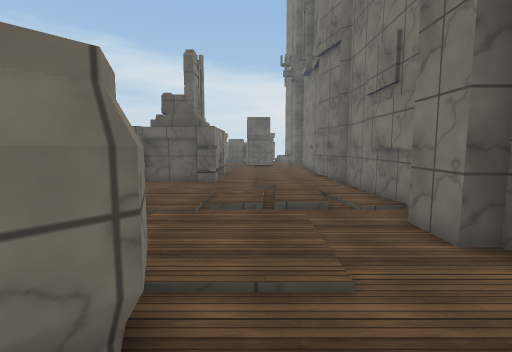
View 1 (above)

21 first-person views from a walk through a scene from a Unity 3-D project. The camera is 1.5 m above the floor, tilts 6° down and sees 85° across. The floor is counted in squares, 1 m on a side. Each view is taken from the middle of a square. On the plan, view 1 faces up. The plan holds only what a view shows up to about 14 squares ahead; the rest is blank. The place goes on beyond the plan. Surface patterns are stand-ins for the level's own textures.

View 2
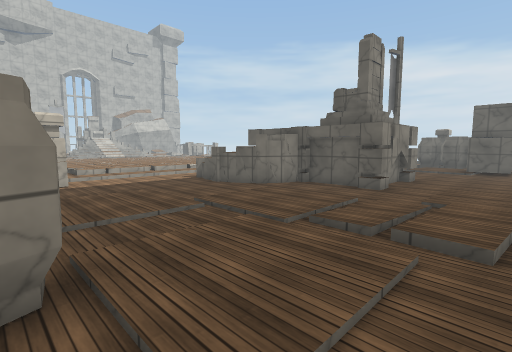

View 3
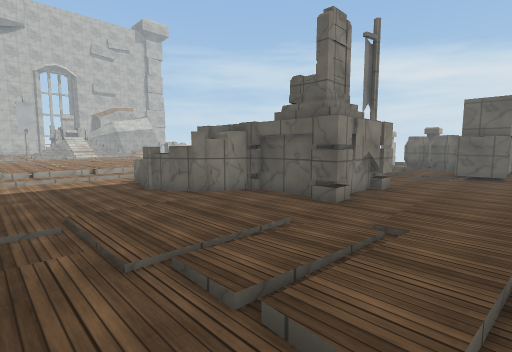

View 4
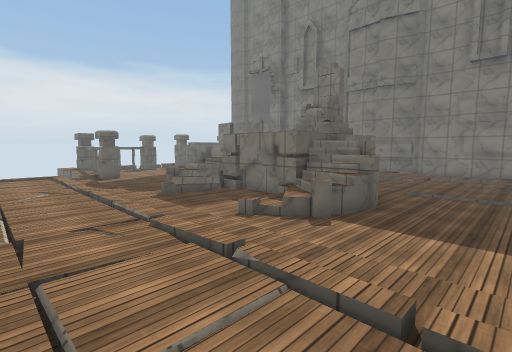

View 5
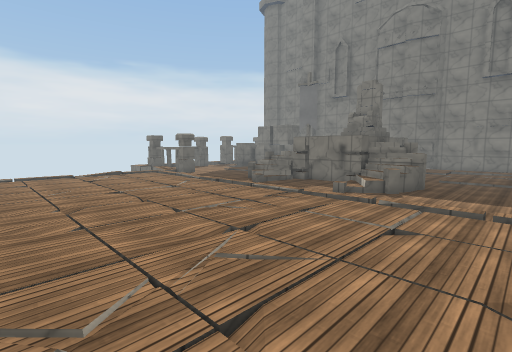

View 6
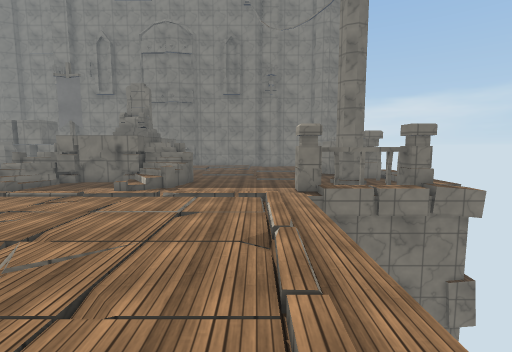

View 7
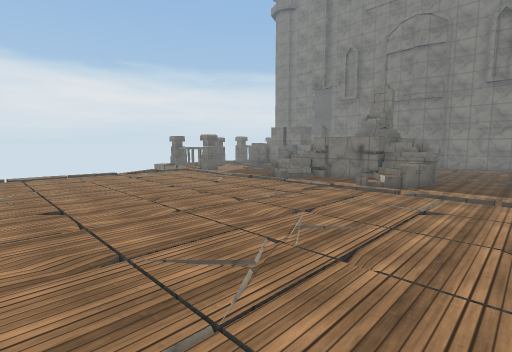

View 8
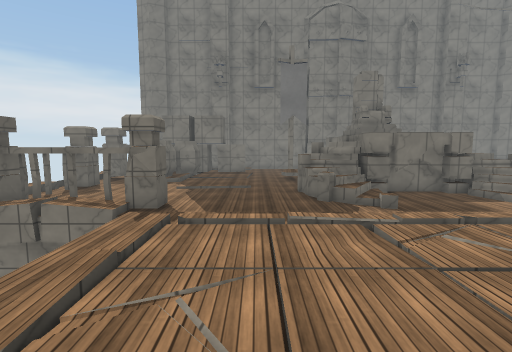

View 9
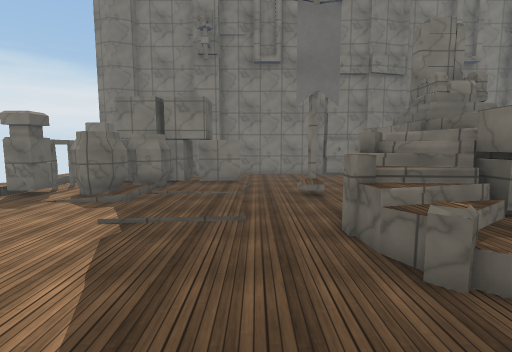

View 10
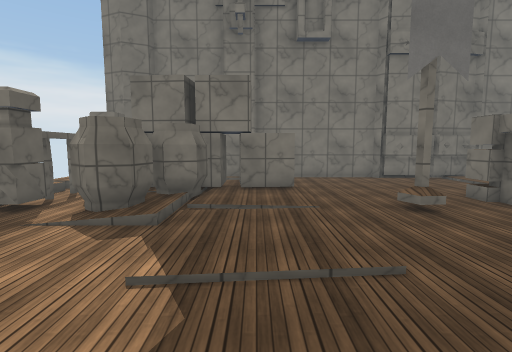

View 11
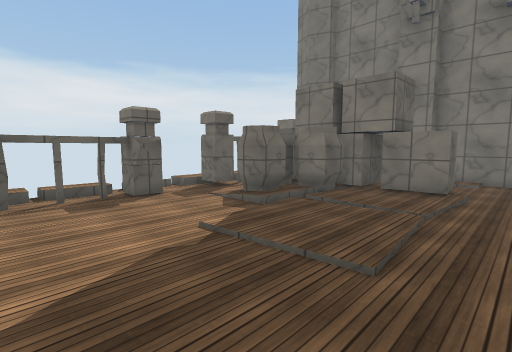

View 12
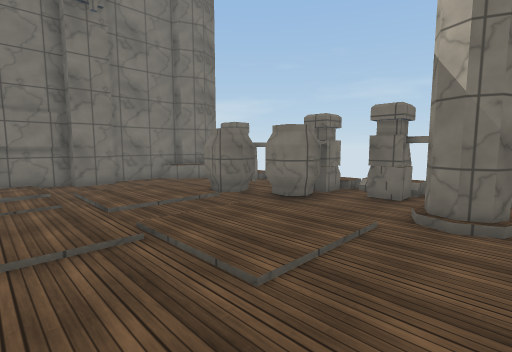

View 13
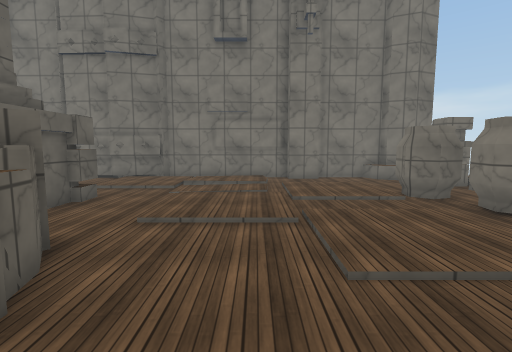

View 14
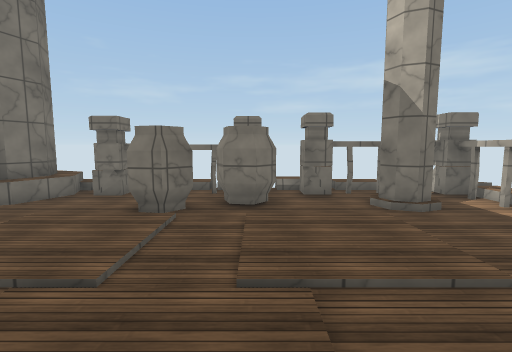

View 15
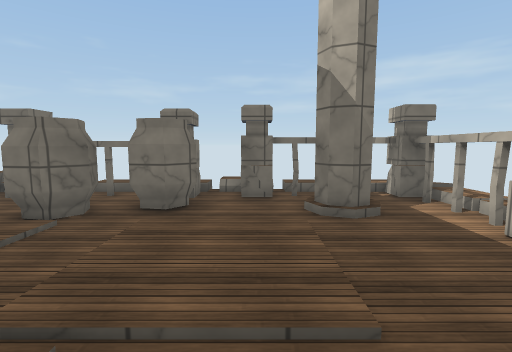

View 16
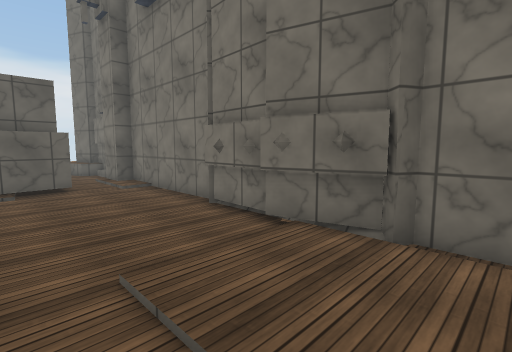

View 17
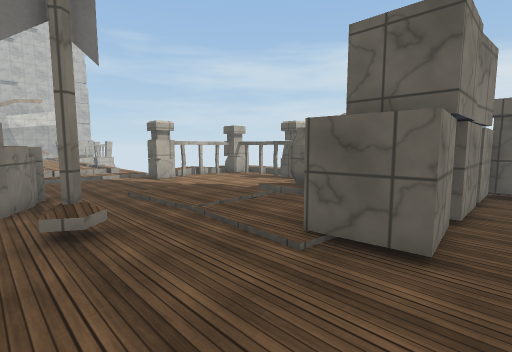

View 18
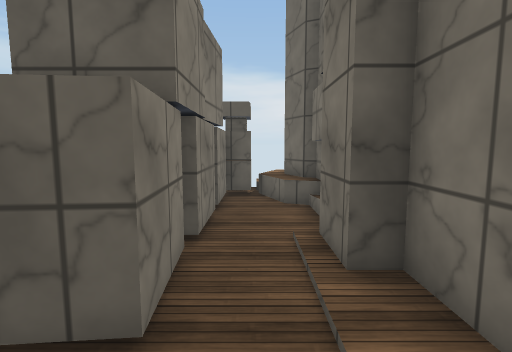

View 19
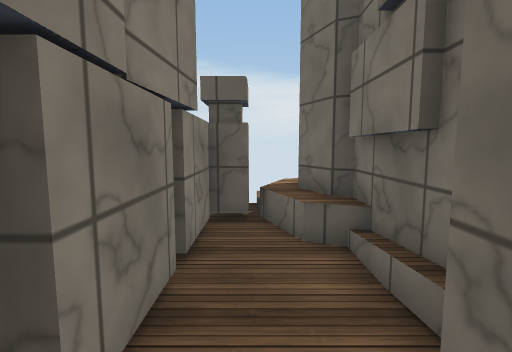

View 20
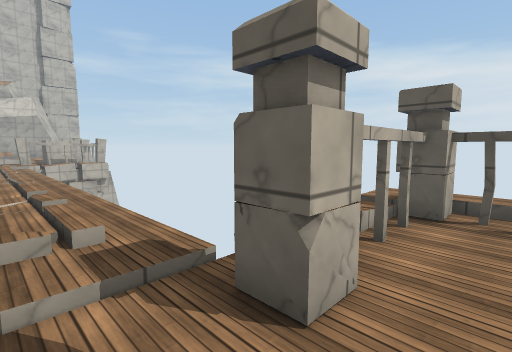

View 21
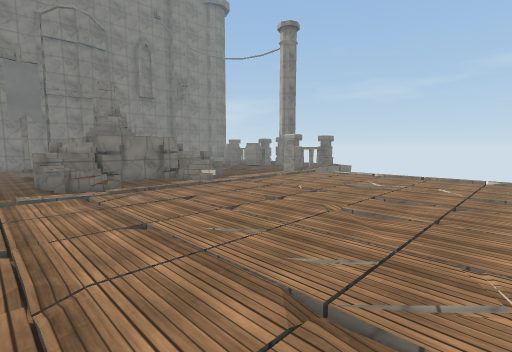

### Floor plan
Key: @ floor where view 1 was taken; # wall or solid block; x gap in a wall; . main floor; : floor 0.25 m higher than the main floor; + floor 2.25 m higher than the main floor; / step, stairs or slope; = window, fence, low wall or low ledge; ^ raised ledge; T thing the floor can be seen under or through; O other object.
Columns run from 23 left of view 1 to 4 right of it. Each row starts with its distance up from view 1.
 29                   ::: :///O
 28             ######..#######
 27             #........## #.##
 26             T......######.##
 25             T...../#### #..#
 24             T.....///####..#
 23 :::::::::::/#..........##.##
 22 ////////////...........##.##
 21  ::::::/:://...........##..#
 20 ////////////...............#
 19  ::::::::://...............#
 18 ////////////./==#..#O......#
 17 ///:/::::://./////.........#
 16 ///////////////=// .......##
 15 :::::::::://...+   ///....#
 14 ////////////...+   ^#/....#
 13 :::::::::://...+   ^x/....#
 12 ////////////.//=///##+....##
 11 :::::::/:/:///==##.........#
 10 ////////////.==###....../..#
  9 ::::/::::://...=........:/.#
  8 ////////////.........../:/.#
  7  ::::::::///..........//:/.#
  6 ////////////...............#
  5   :::::::::/..............##
  4             #.............##
  3             #..............#
  2             #..#.....##....#
  1             #..#...####...##
  0             ##.....#...@###
 -1             ######.######

Where each view was taken, in squares from view 1:
view 1: 0 up, 0 right, facing up
view 2: 2 up, 2 right, facing up-left
view 3: 5 up, 2 right, facing up-left
view 4: 6 up, 16 left, facing up-right
view 5: 6 up, 21 left, facing up-right
view 6: 6 up, 22 left, facing right
view 7: 6 up, 23 left, facing up-right
view 8: 20 up, 19 left, facing right
view 9: 20 up, 13 left, facing right
view 10: 22 up, 10 left, facing right
view 11: 19 up, 10 left, facing up-right
view 12: 8 up, 9 left, facing down-right
view 13: 7 up, 10 left, facing right
view 14: 9 up, 4 left, facing down
view 15: 8 up, 6 left, facing down
view 16: 10 up, 1 left, facing up-right
view 17: 17 up, 2 right, facing up-left
view 18: 19 up, 2 right, facing up
view 19: 22 up, 2 right, facing up
view 20: 21 up, 9 left, facing up-left
view 21: 20 up, 23 left, facing down-right
